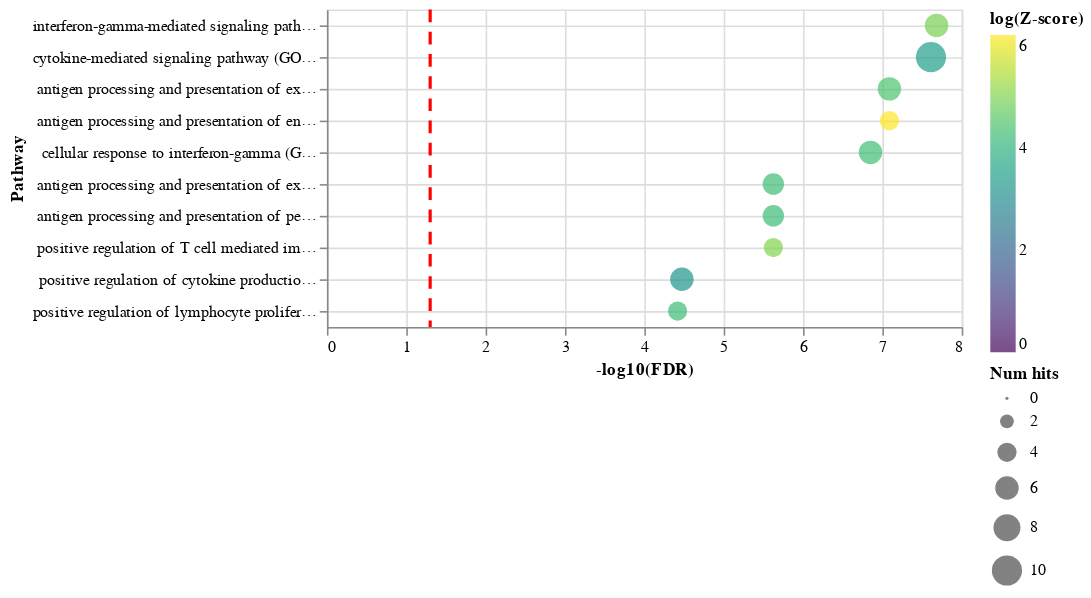

The cell this chart's notebook holds for it:
### Code cell
charts[0]

### Figure 1 — Vega-Lite specification as saved in the notebook (floating-point values rounded to 4 significant figures)
{"config": {"view": {"continuousWidth": 400, "continuousHeight": 300}, "axis": {"grid": true}}, "layer": [{"data": {"name": "data-b0ac703fe36244ca1160b16a98c45255"}, "mark": "circle", "encoding": {"color": {"field": "log(Z-score)", "scale": {"domainMin": 0, "scheme": "viridis"}, "type": "quantitative"}, "size": {"field": "Num hits", "type": "quantitative"}, "x": {"field": "-log10(FDR)", "type": "quantitative"}, "y": {"field": "Pathway", "sort": {"encoding": "x", "order": "descending"}, "type": "nominal"}}}, {"data": {"name": "empty"}, "mark": {"type": "rule", "color": "red", "strokeDash": [8, 6], "strokeWidth": 2}, "encoding": {"x": {"datum": 1.301}}}], "$schema": "https://vega.github.io/schema/vega-lite/v4.17.0.json", "datasets": {"data-b0ac703fe36244ca1160b16a98c45255": [{"Rank": 1, "Term name": "interferon-gamma-mediated signaling pathway (GO:0060333)", "P-value": 4.6e-11, "Z-score": 137.7, "Combined score": 3277.0, "Overlapping genes": ["HLA-DPB1", "HLA-DRA", "B2M", "HLA-DRB1", "HLA-E", "HLA-DPA1"], "Adjusted p-value": 2.075e-08, "Old p-value": 0, "Old adjusted p-value": 0, "Num hits": 6, "-log10(FDR)": 7.683, "Pathway": "interferon-gamma-mediated signaling pathway (GO:0060333)", "log(Z-score)": 4.925}, {"Rank": 2, "Term name": "cytokine-mediated signaling pathway (GO:0019221)", "P-value": 1.082e-10, "Z-score": 31.7, "Combined score": 727.4, "Overlapping genes": ["IL32", "EGR1", "TMSB4X", "HLA-DPB1", "HLA-DRA", "FOS", "B2M", "HLA-DRB1", "HLA-E", "HLA-DPA1"], "Adjusted p-value": 2.44e-08, "Old p-value": 0, "Old adjusted p-value": 0, "Num hits": 10, "-log10(FDR)": 7.613, "Pathway": "cytokine-mediated signaling pathway (GO:0019221)", "log(Z-score)": 3.456}, {"Rank": 3, "Term name": "antigen processing and presentation of exogenous peptide antigen (GO:0002478)", "P-value": 5.885e-10, "Z-score": 87.85, "Combined score": 1867.0, "Overlapping genes": ["CD74", "HLA-DPB1", "HLA-DRA", "HLA-DRB1", "HLA-E", "HLA-DPA1"], "Adjusted p-value": 8.151e-08, "Old p-value": 0, "Old adjusted p-value": 0, "Num hits": 6, "-log10(FDR)": 7.089, "Pathway": "antigen processing and presentation of exogenous peptide antigen (GO:0002478)", "log(Z-score)": 4.476}, {"Rank": 4, "Term name": "antigen processing and presentation of endogenous peptide antigen (GO:0002483)", "P-value": 7.229e-10, "Z-score": 499.2, "Combined score": 10510.0, "Overlapping genes": ["HLA-DRA", "B2M", "HLA-DRB1", "HLA-E"], "Adjusted p-value": 8.151e-08, "Old p-value": 0, "Old adjusted p-value": 0, "Num hits": 4, "-log10(FDR)": 7.089, "Pathway": "antigen processing and presentation of endogenous peptide antigen (GO:0002483)", "log(Z-score)": 6.213}, {"Rank": 5, "Term name": "cellular response to interferon-gamma (GO:0071346)", "P-value": 1.565e-09, "Z-score": 74.03, "Combined score": 1501.0, "Overlapping genes": ["HLA-DPB1", "HLA-DRA", "B2M", "HLA-DRB1", "HLA-E", "HLA-DPA1"], "Adjusted p-value": 1.411e-07, "Old p-value": 0, "Old adjusted p-value": 0, "Num hits": 6, "-log10(FDR)": 6.85, "Pathway": "cellular response to interferon-gamma (GO:0071346)", "log(Z-score)": 4.304}, {"Rank": 6, "Term name": "antigen processing and presentation of exogenous peptide antigen via MHC class II (GO:0019886)", "P-value": 3.726e-08, "Z-score": 71.28, "Combined score": 1219.0, "Overlapping genes": ["CD74", "HLA-DPB1", "HLA-DRA", "HLA-DRB1", "HLA-DPA1"], "Adjusted p-value": 2.365e-06, "Old p-value": 0, "Old adjusted p-value": 0, "Num hits": 5, "-log10(FDR)": 5.626, "Pathway": "antigen processing and presentation of exogenous peptide antigen via MHC class II (GO:0019886)", "log(Z-score)": 4.267}, {"Rank": 7, "Term name": "antigen processing and presentation of peptide antigen via MHC class II (GO:0002495)", "P-value": 4.126e-08, "Z-score": 69.77, "Combined score": 1186.0, "Overlapping genes": ["CD74", "HLA-DPB1", "HLA-DRA", "HLA-DRB1", "HLA-DPA1"], "Adjusted p-value": 2.365e-06, "Old p-value": 0, "Old adjusted p-value": 0, "Num hits": 5, "-log10(FDR)": 5.626, "Pathway": "antigen processing and presentation of peptide antigen via MHC class II (GO:0002495)", "log(Z-score)": 4.245}, {"Rank": 8, "Term name": "positive regulation of T cell mediated immunity (GO:0002711)", "P-value": 4.195e-08, "Z-score": 155.8, "Combined score": 2647.0, "Overlapping genes": ["HLA-DRA", "B2M", "HLA-DRB1", "HLA-E"], "Adjusted p-value": 2.365e-06, "Old p-value": 0, "Old adjusted p-value": 0, "Num hits": 4, "-log10(FDR)": 5.626, "Pathway": "positive regulation of T cell mediated immunity (GO:0002711)", "log(Z-score)": 5.049}, {"Rank": 9, "Term name": "positive regulation of cytokine production (GO:0001819)", "P-value": 6.714e-07, "Z-score": 25.6, "Combined score": 363.9, "Overlapping genes": ["EGR1", "CD74", "LAPTM5", "HLA-DPB1", "HLA-E", "HLA-DPA1"], "Adjusted p-value": 3.364e-05, "Old p-value": 0, "Old adjusted p-value": 0, "Num hits": 6, "-log10(FDR)": 4.473, "Pathway": "positive regulation of cytokine production (GO:0001819)", "log(Z-score)": 3.243}, {"Rank": 10, "Term name": "positive regulation of lymphocyte proliferation (GO:0050671)", "P-value": 8.442e-07, "Z-score": 70.1, "Combined score": 980.4, "Overlapping genes": ["CD74", "HLA-DPB1", "HLA-E", "HLA-DPA1"], "Adjusted p-value": 3.807e-05, "Old p-value": 0, "Old adjusted p-value": 0, "Num hits": 4, "-log10(FDR)": 4.419, "Pathway": "positive regulation of lymphocyte proliferation (GO:0050671)", "log(Z-score)": 4.25}], "empty": [{}]}}
